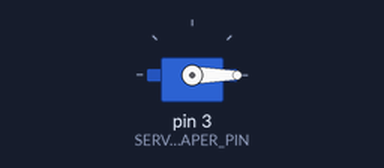
This sketch was run on a simulated Arduino Uno, built with avr-gcc and run on an emulated ATmega328P. Parts: servo.

Above: at 0.1 s.
At 2.1 s:
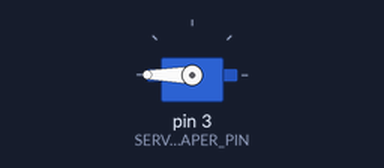
Timing chart, 0 to 3.6 s (numbered marks = the images above):
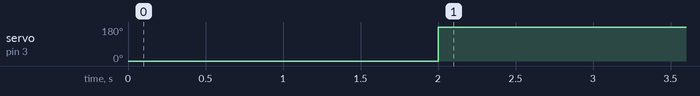

The sketch:

close_servo.ino
```cpp
#include <Servo.h>

#define SERVO_PAPER_PIN 3

Servo servoPaper;

void setup() {
  servoPaper.attach(SERVO_PAPER_PIN);
  // Move servo to 0° first (open)
  servoPaper.write(0);
  delay(2000);  // wait 2 seconds so you can see it move

  // Move servo to 180° (close)
  servoPaper.write(180);
}

void loop() {
  // Do nothing here
}
```

Measured:
- by itself, servo on pin 3 (SERVO_PAPER_PIN): 0° → 180° at 2.0 s
